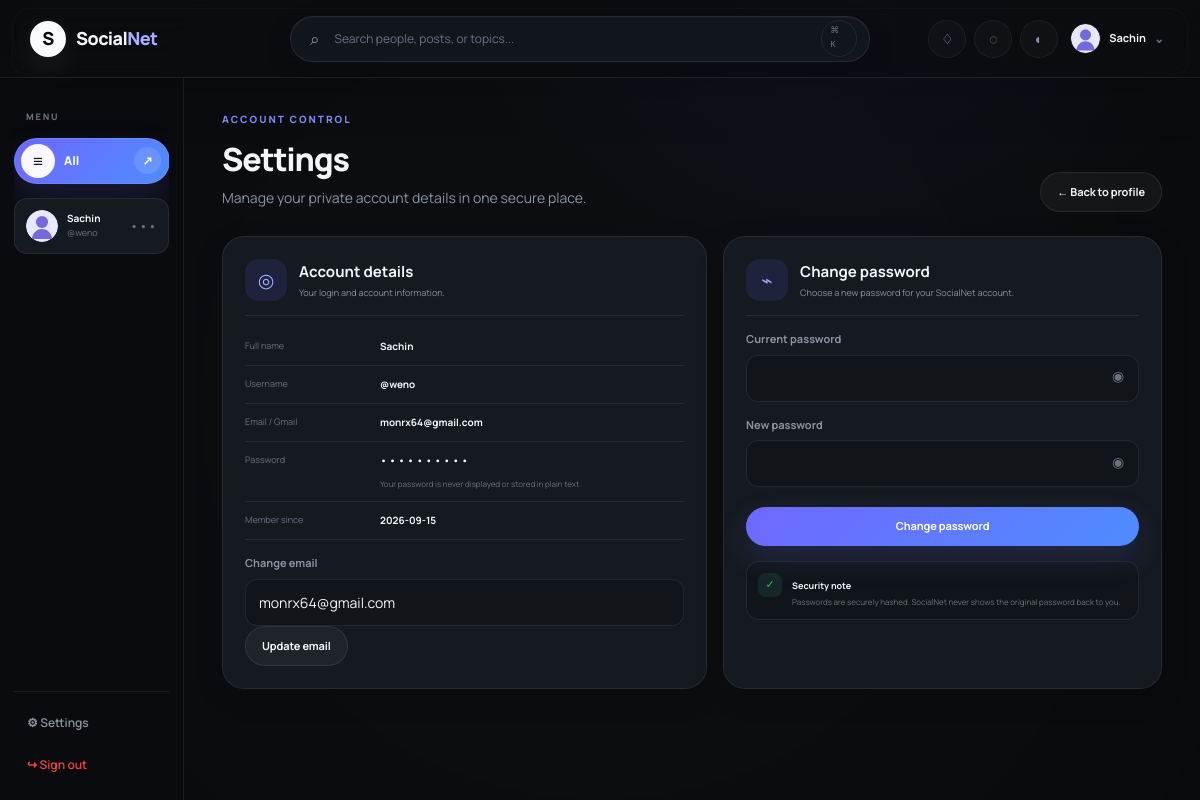
The page /settings (signed in) on the database its author committed.
### tables this page shows
CREATE TABLE users (
    id INTEGER PRIMARY KEY AUTOINCREMENT,
    name TEXT NOT NULL,
    username TEXT NOT NULL COLLATE NOCASE UNIQUE,
    email TEXT NOT NULL COLLATE NOCASE UNIQUE,
    password_hash TEXT NOT NULL,
    bio TEXT DEFAULT '',
    profile_picture TEXT NOT NULL DEFAULT 'default-avatar.svg',
    is_blocked INTEGER NOT NULL DEFAULT 0,
    created_at TEXT NOT NULL DEFAULT CURRENT_TIMESTAMP
, cover_picture TEXT NOT NULL DEFAULT '');

### app.py (the view)
@app.route("/settings")
@login_required
def settings():
    uid = session["user_id"]
    con = get_db()
    user = con.execute("SELECT * FROM users WHERE id=?", (uid,)).fetchone()
    con.close()
    return render_template("settings.html", user=user)

### app.py (called while the page is built)
def get_db():
    con = sqlite3.connect(DB_PATH)
    con.row_factory = sqlite3.Row
    con.execute("PRAGMA foreign_keys = ON")
    return con

def login_required(view):
    @wraps(view)
    def wrapped(*args, **kwargs):
        if "user_id" not in session:
            flash("Please log in to continue.", "error")
            return redirect(url_for("login"))
        return view(*args, **kwargs)
    return wrapped

@app.context_processor
def common_context():
    pending = 0
    if "user_id" in session:
        con = get_db()
        pending = con.execute(
            "SELECT COUNT(*) FROM friend_requests WHERE receiver_id=? AND status='pending'",
            (session["user_id"],)
        ).fetchone()[0]
        con.close()
    current_user = None
    if "user_id" in session:
        con = get_db()
        current_user = con.execute("SELECT * FROM users WHERE id=?", (session["user_id"],)).fetchone()
        con.close()
    return {"pending_count": pending, "logged_in": "user_id" in session, "current_user": current_user}

### templates/settings.html
{% extends "base.html" %}{% block title %}Settings · SocialNet{% endblock %}
{% block content %}<div class="content-wrap settings-page">
  <div class="page-heading"><div><p class="eyebrow">ACCOUNT CONTROL</p><h1>Settings</h1><p class="subtext">Manage your private account details in one secure place.</p></div><a class="btn ghost" href="{{ url_for('profile') }}">← Back to profile</a></div>
  <div class="settings-grid">
    <section class="card settings-card"><div class="settings-card-head"><div class="settings-icon">◎</div><div><h2>Account details</h2><p>Your login and account information.</p></div></div>
      <div class="account-detail-list">
        <div><span>Full name</span><b>{{ user['name'] }}</b></div>
        <div><span>Username</span><b>@{{ user['username'] }}</b></div>
        <div><span>Email / Gmail</span><b>{{ user['email'] }}</b></div>
        <div><span>Password</span><b class="password-masked">••••••••••</b><small>Your password is never displayed or stored in plain text.</small></div>
        <div><span>Member since</span><b>{{ user['created_at'][:10] }}</b></div>
      </div>
      <form method="post" action="{{ url_for('update_account') }}" class="settings-form"><label>Change email</label><input name="email" type="email" value="{{ user['email'] }}" required><button class="btn ghost" type="submit">Update email</button></form>
    </section>
    <section class="card settings-card"><div class="settings-card-head"><div class="settings-icon">⌁</div><div><h2>Change password</h2><p>Choose a new password for your SocialNet account.</p></div></div>
      <form method="post" action="{{ url_for('change_password') }}" class="settings-form"><label>Current password</label><div class="password-field"><input name="old_password" type="password" required autocomplete="current-password"><button type="button" class="password-eye" data-action="toggle-password" aria-label="Show password">◉</button></div><label>New password</label><div class="password-field"><input name="new_password" type="password" minlength="6" required autocomplete="new-password"><button type="button" class="password-eye" data-action="toggle-password" aria-label="Show password">◉</button></div><button class="btn primary full" type="submit">Change password</button></form>
      <div class="security-note"><span>✓</span><div><b>Security note</b><p>Passwords are securely hashed. SocialNet never shows the original password back to you.</p></div></div>
    </section>
  </div>
</div>{% endblock %}

### templates/base.html (shortened to what this page needs)
<!doctype html>
<html lang="en" data-theme="dark">
<head>
<link rel="stylesheet" href="{{ url_for('static', filename='css/style.css') }}">
</head>
<body class="{% if logged_in %}app-shell{% else %}public-shell{% endif %}">
{% if logged_in %}
<header class="topbar">
  <div class="topbar-left"><button class="icon-btn mobile-menu" data-action="toggle-sidebar" aria-label="Menu">☰</button>
  <a class="brand" href="{{ url_for('dashboard') }}"><span class="brand-mark">S</span><span>Social<span class="brand-accent">Net</span></span></a></div>
  <form class="global-search" action="{{ url_for('search') }}" method="get" autocomplete="off">
    <span>⌕</span><input id="globalSearch" name="q" value="{{ request.args.get('q','') }}" placeholder="Search people, posts, or topics..." aria-label="Search">
    <kbd>⌘ K</kbd><div class="search-suggest" id="searchSuggest"><div class="suggest-head">Quick search</div><div class="suggest-item">Search people by name or @username</div><div class="suggest-item">Find topics and communities</div></div>
  </form>
  <div class="top-actions">
    <a class="icon-btn has-dot" href="{{ url_for('requests_page') }}" title="Notifications">♢{% if pending_count %}<i>{{ pending_count }}</i>{% endif %}</a>
    <a class="icon-btn" href="{{ url_for('friends') }}" title="Messages">◌</a>
    <button class="icon-btn" data-action="toggle-theme" title="Toggle theme">◐</button>
    <div class="user-menu">
      <a href="{{ url_for('profile') }}" class="mini-profile"><img src="{{ url_for('static', filename='uploads/'+(current_user['profile_picture'] if current_user else 'default-avatar.svg')) }}" onerror="this.src='{{ url_for('static', filename='uploads/default-avatar.svg') }}'"><span>{{ session.get('user_name','User') }}</span><b>⌄</b></a>
    </div>
  </div>
</header>
<div class="app-layout">
<aside class="sidebar" id="sidebar">
  <div class="side-scroll">
    <div class="side-label">MENU</div>
    <button class="all-nav-trigger" type="button" data-action="toggle-all-nav" aria-expanded="false" aria-controls="allNavPanel">
      <span class="all-nav-trigger-icon">≡</span><span>All</span><span class="all-nav-chevron">↗</span>
    </button>
    <div class="side-profile">
      <img src="{{ url_for('static', filename='uploads/'+(current_user['profile_picture'] if current_user else 'default-avatar.svg')) }}" alt="">
      <div><b>{{ session.get('user_name','User') }}</b><small>@{{ session.get('username','user') }}</small></div>
      <a href="{{ url_for('profile') }}">•••</a>
    </div>
  </div>
  <div class="side-footer"><a href="{{ url_for('settings') }}">⚙ Settings</a><a class="logout-link" href="{{ url_for('logout') }}">↪ Sign out</a></div>
</aside>
<main class="page-content">
{% block content %}{% endblock %}
</main></div>
{% else %}
{% with messages=get_flashed_messages(with_categories=true) %}{% if messages %}<div class="toast-wrap">{% for category,message in messages %}<div class="toast {{ category }}"><span>!</span>{{ message }}<button data-action="close-toast">×</button></div>{% endfor %}</div>{% endif %}{% endwith %}
{% endif %}
</body></html>

### rows shown on the page
users: profile_picture (placeholder picture), get "Sachin", get "weno", name "Sachin", username "weno", email "monrx64@gmail.com", created_at "2026-09-15"
